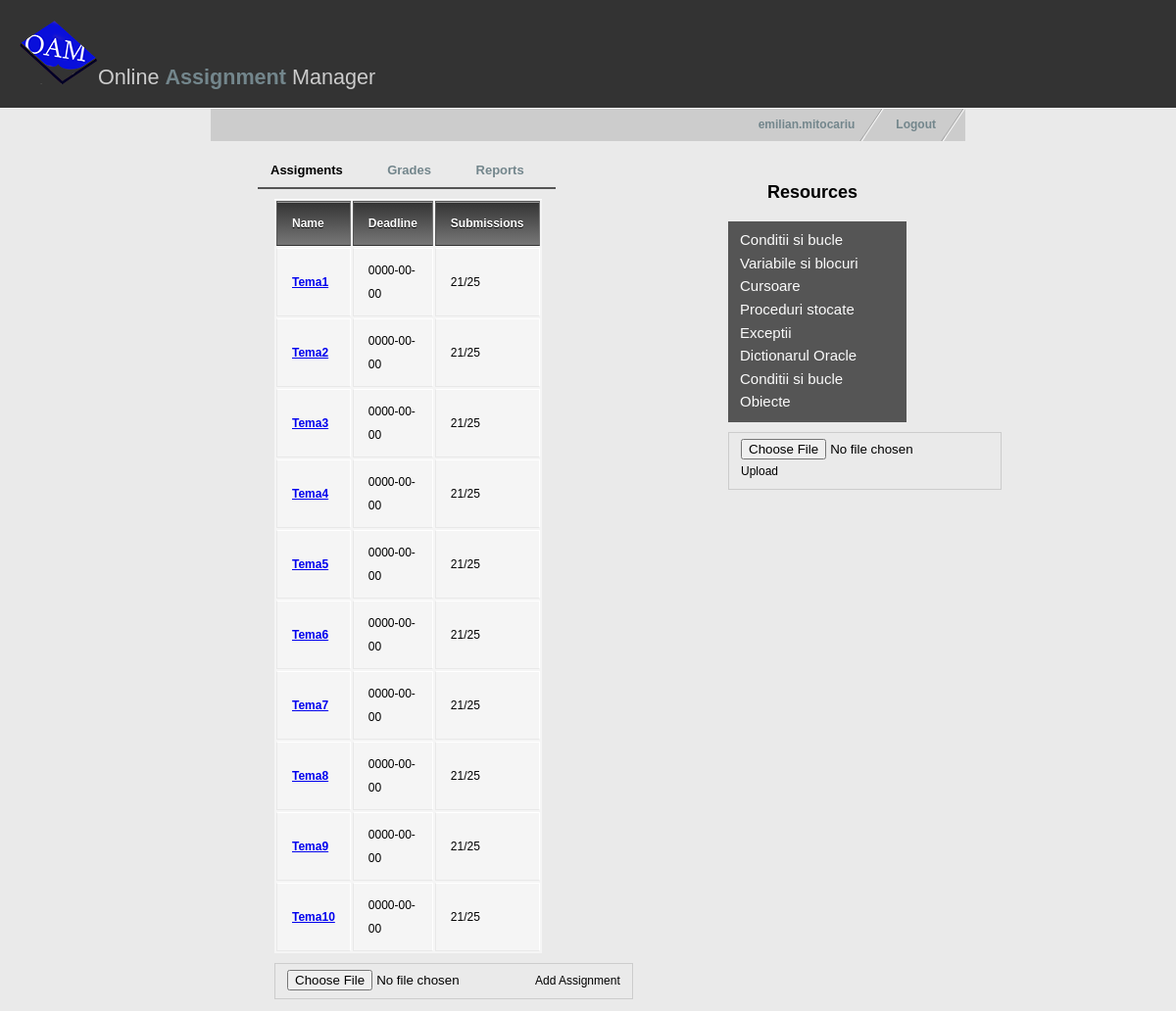
The app's page /profesorcourse.php?name=SGBD (signed in), older data.
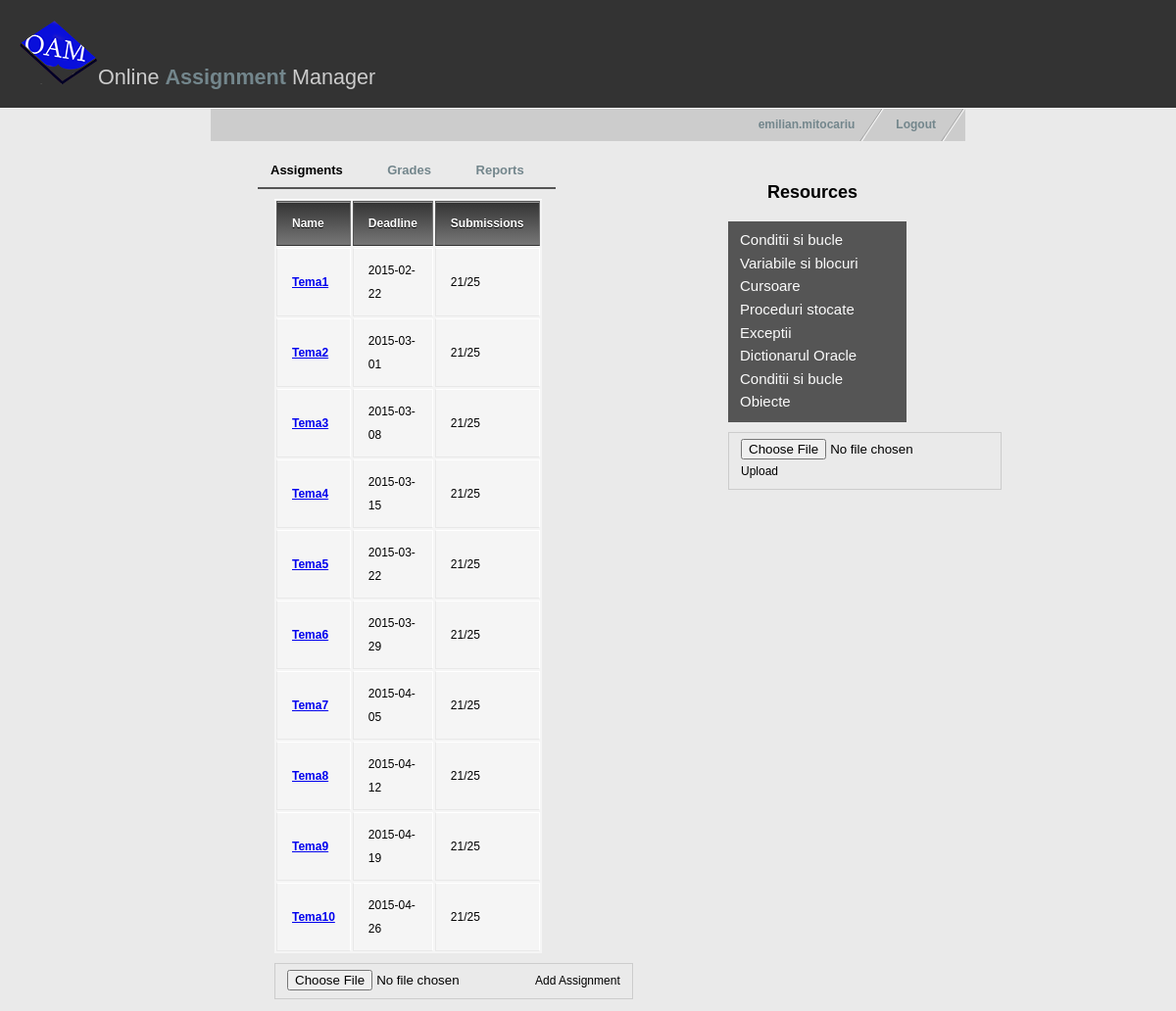
The same page, newer data.
### tables this page shows
CREATE TABLE Assignment(
  IdAssignment INT(10) PRIMARY KEY,
  IdMaterie INT(10) NOT NULL,
  Titlu VARCHAR(30) NOT NULL,
  Descriere VARCHAR(255),
  AssignDate DATE NOT NULL,
  DueDate DATE NOT NULL,
  Punctaj DECIMAL(3) NOT NULL,
  Path VARCHAR(255),
  FOREIGN KEY(IdMaterie) REFERENCES Materie(IdMaterie)
  );

### profesorcourse.php (the view, shortened to what this page needs)
<!DOCTYPE html>
<?php
  $username = $_SESSION['username'];
  $numemat=$_GET["name"];
?>
<html xmlns="http://www.w3.org/1999/xhtml" xml:lang="en" lang="en">
<head>
<link href="style.css" rel="stylesheet" type="text/css" />
</head>
<body>
<div id="header">
  <h1><img src="images/oamlogo3.png" alt="" />Online <span style="font-weight:bold; color:#73868C;">Assignment</span> Manager</h1>
</div>
<div id="container">
    <ul id="nav">
	  <li><a href="index.html">Logout</a></li>
      <li><a href="profindex.php"><?php echo $username ?></a></li>
    </ul>
  <div id="contentleft">
    <ul id="nav2">
      <li><a href="#" style="color: #000;">Assigments</a></li>
      <li><a href="profgrades.php">Grades</a></li>
      <li><a href="#">Reports</a></li>
    </ul>
    <table>
      <thead>
        <tr>
          <th>Name</th>
          <th>Deadline</th>
          <th>Submissions</th>
        </tr>
      </thead>
      <tbody>
	  <?php
		$result = mysql_query("select assignment.titlu as t,assignment.path as p,assignment.duedate as d
			from assignment JOIN materie ON materie.IdMaterie=assignment.IdMaterie
			where materie.nume='$numemat';");
		while($line = mysql_fetch_array($result, MYSQL_ASSOC)) {
	  ?>
		<tr>
          <td><a href="<?php print $line["p"]?>"><strong><?php print $line["t"]?></strong></a></td>
          <td><?php print $line["d"]?></td>
		  <td>21/25</td>
        </tr>
    <?php }?>
      </tbody>
    </table>
    <label class="custom-file-upload">
      <input type="file"/>Add Assignment
    </label>
  </div>
  <div id="contentright">
    <h3 id="res">Resources</h3>
    <ul id="resources">
	<?php
		$result = mysql_query("select resource.nume as n,resource.path as p
			from resource JOIN materie ON materie.IdMaterie=resource.IdMaterie
			where materie.nume='$numemat';");
		while($line = mysql_fetch_array($result, MYSQL_ASSOC)) {
	?>
		<li><a href="<?php print $line["p"]?>"><?php print $line["n"]?></a></li>
    <?php }?>
    </ul>
  <label class="resource-upload">
      <input type="file"/>Upload
  </label>
  </div>
</div>
</body>
</html>

Row changes from the older to the newer data that the page shows:
changed assignment "Tema1": DueDate "0000-00-00" → "2015-02-22"
changed assignment "Tema2": DueDate "0000-00-00" → "2015-03-01"
changed assignment "Tema3": DueDate "0000-00-00" → "2015-03-08"
changed assignment "Tema4": DueDate "0000-00-00" → "2015-03-15"
changed assignment "Tema5": DueDate "0000-00-00" → "2015-03-22"
changed assignment "Tema6": DueDate "0000-00-00" → "2015-03-29"
changed assignment "Tema7": DueDate "0000-00-00" → "2015-04-05"
changed assignment "Tema8": DueDate "0000-00-00" → "2015-04-12"
changed assignment "Tema9": DueDate "0000-00-00" → "2015-04-19"
changed assignment "Tema10": DueDate "0000-00-00" → "2015-04-26"
